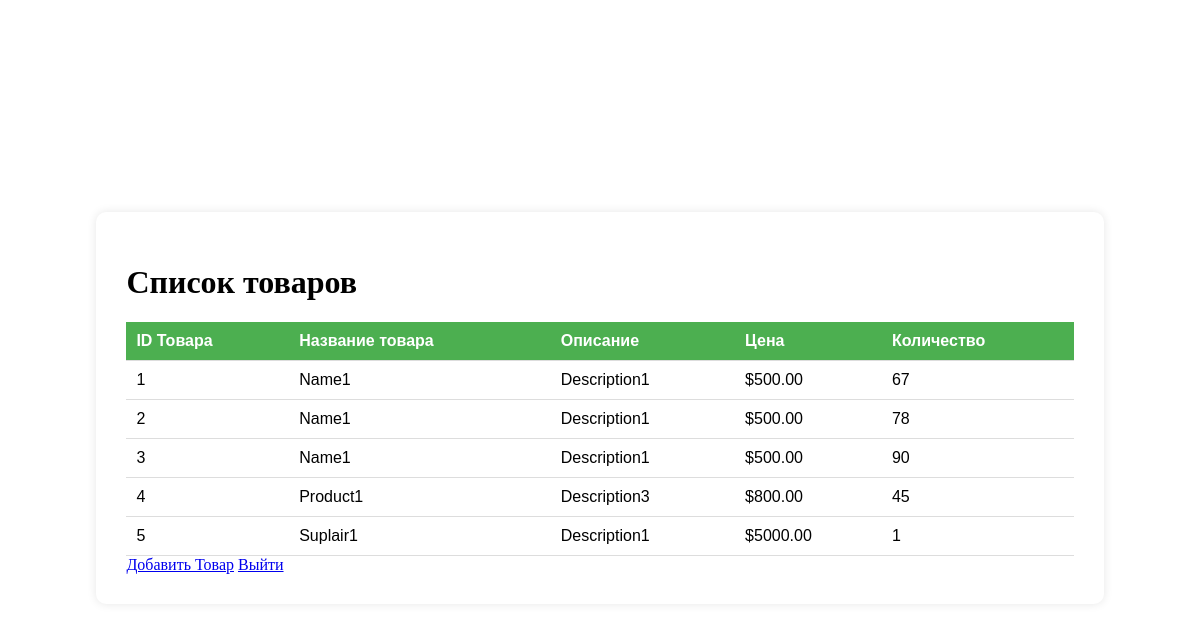
Screenshot of /products_list/ with the database file from the repository.
### main/models.py (models this page shows, shortened)
class Products(models.Model):
    name = models.CharField(max_length=128)
    description = models.TextField(null=True, blank=True)
    price = models.DecimalField(max_digits=10, decimal_places=2)
    quantity = models.PositiveIntegerField(default=0)

### main/views.py (the view, shortened to what this page needs)
# urls.py: path('products_list/', products_list, name='products_list'),
def products_list(request):
    products = Products.objects.all()
    context = {'title': 'Список товаров',
               'products': products}
    return render(request, 'main/products.html', context)

### main/templates/main/products.html (shortened to what this page needs)
{% extends 'main/base.html'%}
{% block content %}
<h1>{{ title }}</h1>
            <table id="productTable">
                <thead>
                    <tr>
                        <th>ID Товара</th>
                        <th>Название товара</th>
                        <th>Описание</th>
                        <th>Цена</th>
                        <th>Количество</th>
                    </tr>
                </thead>
                <tbody>
                    {% for product in products %}
                    <tr>
                        <td>{{ product.id }}</td>
                        <td>{{ product.name }}</td>
                        <td>{{ product.description }}</td>
                        <td>${{ product.price }}</td>
                        <td>{{ product.quantity }}</td>
                    </tr>
                    {% endfor %}
                </tbody>
            </table>
<a href="{% url 'main:add_product' %}">Добавить Товар</a>
<a href="{% url 'main:index' %}">Выйти</a>
{% endblock %}

### rows the page displays
Products: id "1", name "Name1", description "Description1", price "500.00", quantity "67"
Products: id "2", name "Name1", description "Description1", price "500.00", quantity "78"
Products: id "3", name "Name1", description "Description1", price "500.00", quantity "90"
Products: id "4", name "Product1", description "Description3", price "800.00", quantity "45"
Products: id "5", name "Suplair1", description "Description1", price "5000.00", quantity "1"

### other values shown
{{ title }} "Список товаров"
